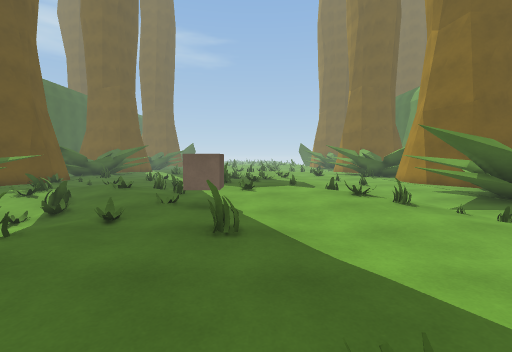
view 1 (above)

24 first-person views from a walk through a 3-D level made in the Unity game engine. The camera is 1.3 m above the floor, tilts 4° down and sees 90° across. The floor is counted in squares, 1 m on a side. Each view is taken from the middle of a square. On the plan, view 1 faces up. The plan holds only what a view shows up to about 13 squares ahead; the rest is blank. The place goes on beyond the plan. The player character is not drawn.

view 2
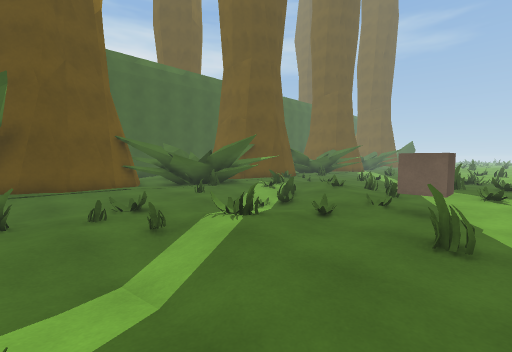

view 3
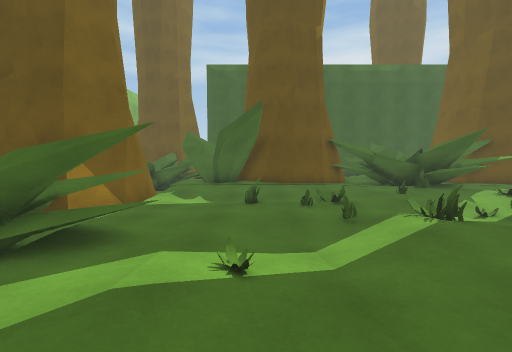

view 4
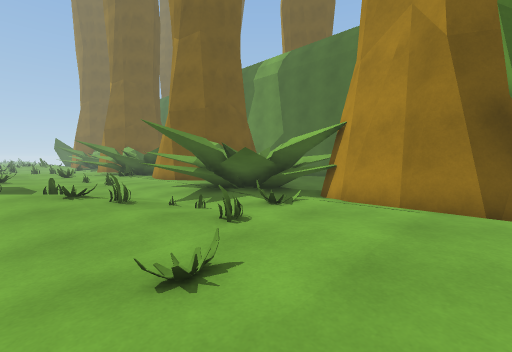

view 5
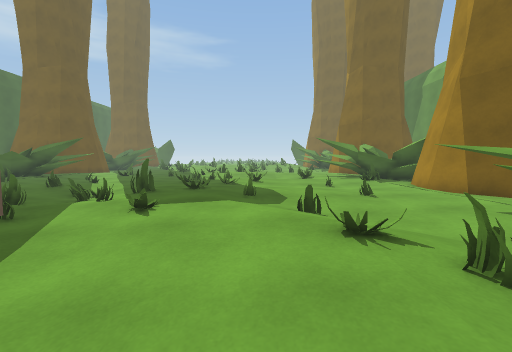

view 6
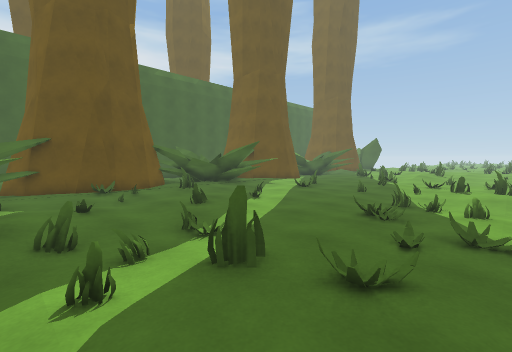

view 7
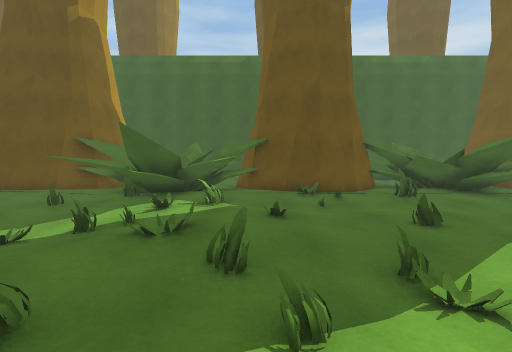

view 8
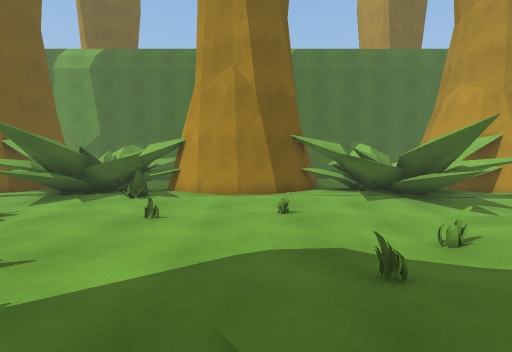

view 9
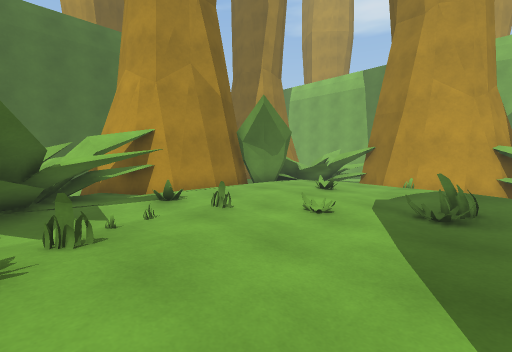

view 10
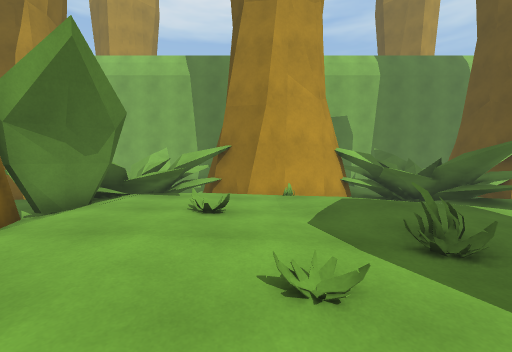

view 11
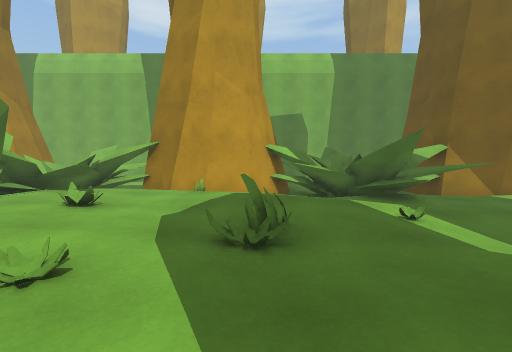

view 12
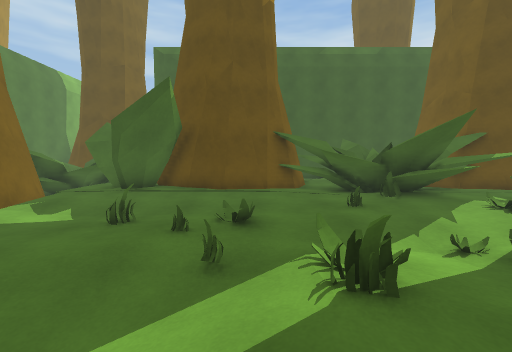

view 13
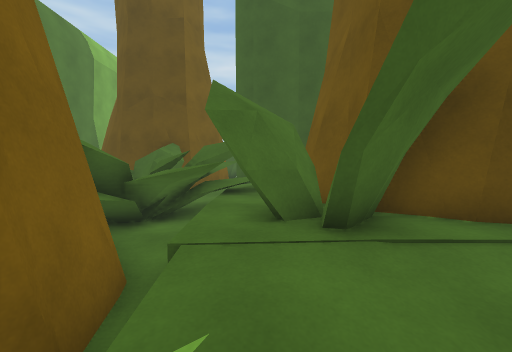

view 14
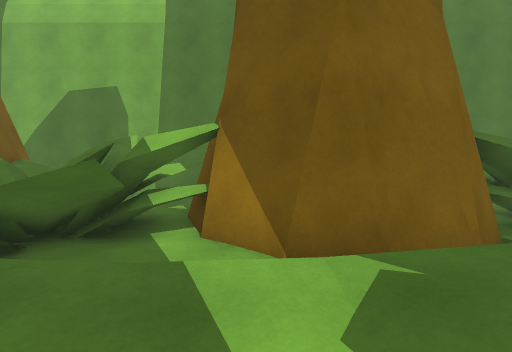

view 15
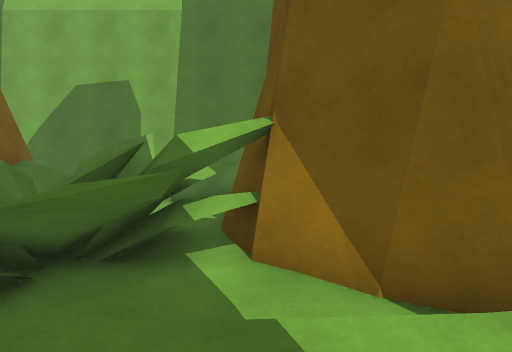

view 16
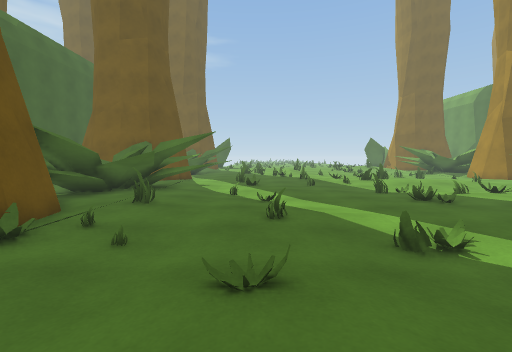

view 17
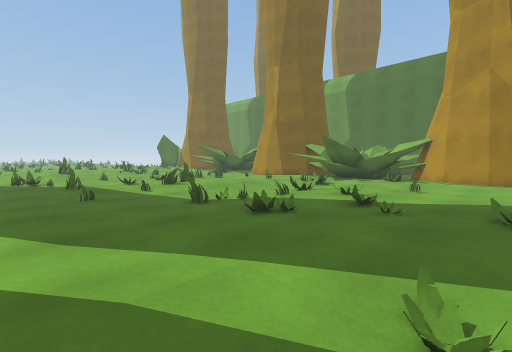

view 18
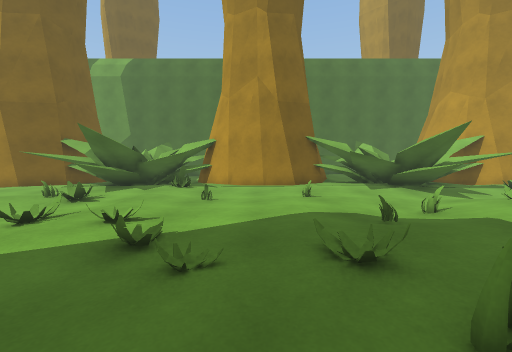

view 19
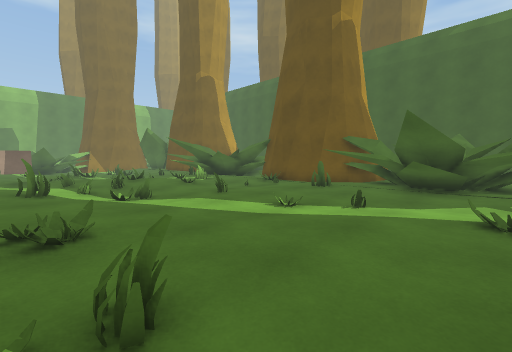

view 20
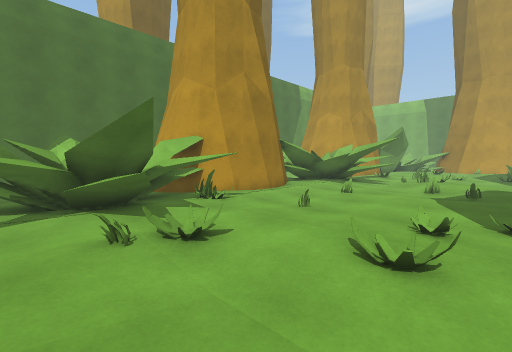

view 21
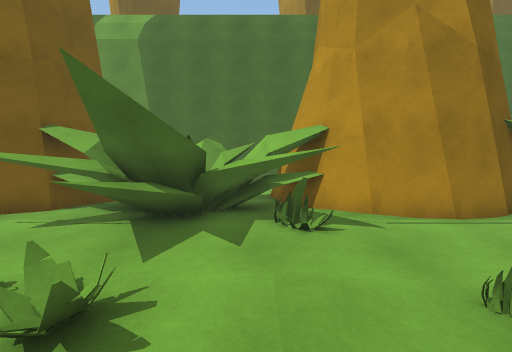

view 22
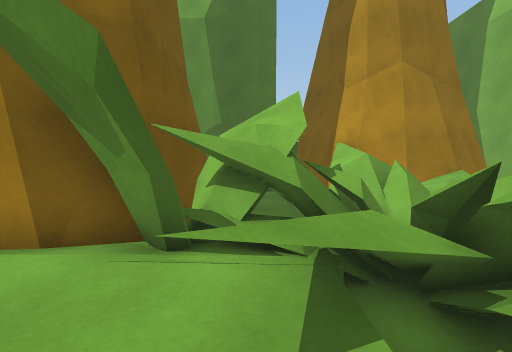

view 23
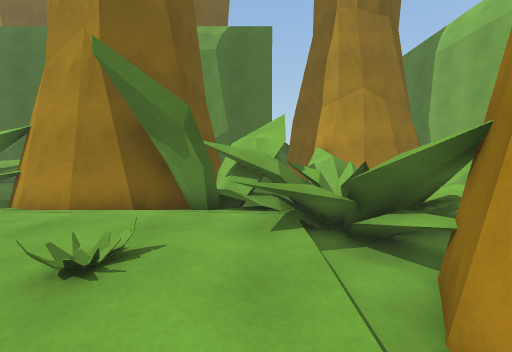

view 24
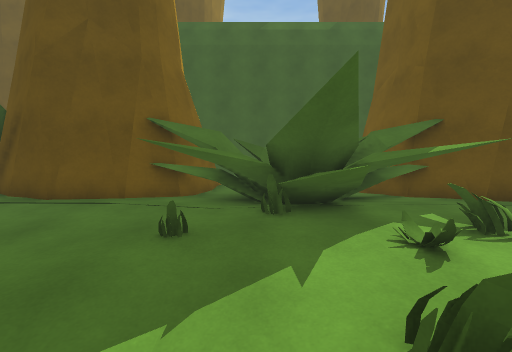

### Floor plan
Key: @ floor where view 1 was taken; # wall or solid block; x gap in a wall; . main floor; : floor 0.25 m higher than the main floor; - floor 0.25 m lower than the main floor; _ floor 0.5 m lower than the main floor; / step, stairs or slope; = window, fence, low wall or low ledge; ^ raised ledge; O other object.
Columns run from 15 left of view 1 to 12 right of it. Each row starts with its distance up from view 1.
 23   # ^.--.--=----.......^^#
 22   #^x---------------/..x^#
 21   #####--.---=/-----/#####
 20   #^x.--------//.---=..x^#
 19  ##^^.--/------//#.....^^#
 18  #=.^^.-/----==../....^^.#
 17  ##..=...---...=....--...#
 16   ##.....=--.......---..##
 15    #./--.---........--..#
 14    #.------/-...........#
 13   ##..-./.---=.......=..##
 12   #.....//.=.=....--.....#
 11   #x^^=..//.....:/=---^^x#
 10   #^^^...//.:..=.://--^^^#
  9   #^###=///.......://-##^#
  8   =##=#-/=...OO....=.####=
  7   #^^///---..OO--..=.--^^#
  6   ##^^/--_/-...---...-^^##
  5   ##.^--/-/...=---....^.##
  4   #/..----/=..------=.//#
  3   ##..--=-//..-----.....#
  2    #..----_//.---./.....#
  1    #./----/_/---=/......#
  0    #./-=---///.@.-......#
 -1 #####-------//..:/.....###
 -2 ^####//----#-...:......#####
 -3 ^^##../--=-^#--=.....===^#^
 -4 ^^^^^^///^^^#^^  ///_###=^^^
 -5 ^^^^####_^^^# ^ #######^=^^^
 -6 ^^^##  ####^#####   ###^^=##
 -7  #^     ###^###      #^^^^^^
 -8  ^      #^^^#        #^^##^^

Positions as (right, up) in squares from view 1, and headings:
1: (0, 0), facing up
2: (0, 0), facing up-left
3: (1, 0), facing left
4: (2, 0), facing up-right
5: (2, 5), facing up
6: (1, 11), facing up-left
7: (-1, 12), facing left
8: (-1, 14), facing right
9: (0, 8), facing down-right
10: (4, 5), facing down
11: (1, 5), facing down
12: (-2, 3), facing left
13: (-8, -3), facing left
14: (-8, -1), facing down
15: (-7, -2), facing down
16: (-7, 10), facing up
17: (-6, 14), facing up-right
18: (-3, 15), facing right
19: (-1, 23), facing down-left
20: (1, 23), facing down-right
21: (3, 19), facing right
22: (5, -3), facing right
23: (2, -3), facing right
24: (-5, 7), facing left
